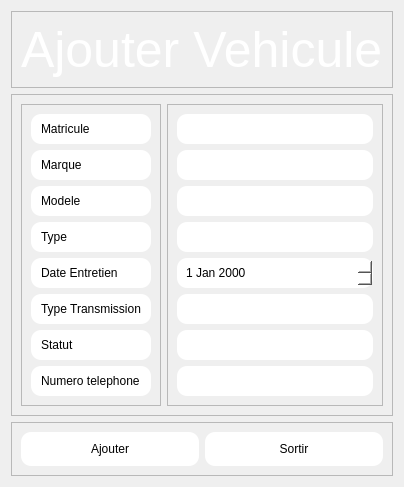
         <widget class="QWidget" name="veadd">
          <layout class="QVBoxLayout" name="verticalLayout_42">
           <item>
            <widget class="QFrame" name="frame_85">
             <property name="sizePolicy">
              <sizepolicy hsizetype="Preferred" vsizetype="Maximum">
               <horstretch>0</horstretch>
               <verstretch>0</verstretch>
              </sizepolicy>
             </property>
             <property name="frameShape">
              <enum>QFrame::Shape::StyledPanel</enum>
             </property>
             <property name="frameShadow">
              <enum>QFrame::Shadow::Raised</enum>
             </property>
             <layout class="QHBoxLayout" name="horizontalLayout_64">
              <item>
               <widget class="QLabel" name="label_17">
                <property name="styleSheet">
                 <string notr="true">QLabel {
            
			color: rgb(255, 255, 255);
            font-size: 50px;         
            qproperty-alignment: 'AlignCenter';}</string>
                </property>
                <property name="text">
                 <string>Ajouter Vehicule</string>
                </property>
               </widget>
              </item>
             </layout>
            </widget>
           </item>
           <item>
            <widget class="QFrame" name="frame_86">
             <property name="frameShape">
              <enum>QFrame::Shape::StyledPanel</enum>
             </property>
             <property name="frameShadow">
              <enum>QFrame::Shadow::Raised</enum>
             </property>
             <layout class="QHBoxLayout" name="horizontalLayout_63">
              <item>
               <widget class="QFrame" name="frame_89">
                <property name="frameShape">
                 <enum>QFrame::Shape::StyledPanel</enum>
                </property>
                <property name="frameShadow">
                 <enum>QFrame::Shadow::Raised</enum>
                </property>
                <layout class="QVBoxLayout" name="verticalLayout_43">
                 <item>
                  <widget class="QLabel" name="label_85">
                   <property name="styleSheet">
                    <string notr="true">background-color: rgb(255, 255, 255);
border-radius: 10px;padding:7px;</string>
                   </property>
                   <property name="text">
                    <string>Matricule</string>
                   </property>
                  </widget>
                 </item>
                 <item>
                  <widget class="QLabel" name="label_88">
                   <property name="styleSheet">
                    <string notr="true">background-color: rgb(255, 255, 255);
border-radius: 10px;padding:7px;</string>
                   </property>
                   <property name="text">
                    <string>Marque</string>
                   </property>
                  </widget>
                 </item>
                 <item>
                  <widget class="QLabel" name="label_89">
                   <property name="styleSheet">
                    <string notr="true">background-color: rgb(255, 255, 255);
border-radius: 10px;padding:7px;</string>
                   </property>
                   <property name="text">
                    <string>Modele</string>
                   </property>
                  </widget>
                 </item>
                 <item>
                  <widget class="QLabel" name="label_90">
                   <property name="styleSheet">
                    <string notr="true">background-color: rgb(255, 255, 255);
border-radius: 10px;padding:7px;</string>
                   </property>
                   <property name="text">
                    <string>Type</string>
                   </property>
                  </widget>
                 </item>
                 <item>
                  <widget class="QLabel" name="label_91">
                   <property name="styleSheet">
                    <string notr="true">background-color: rgb(255, 255, 255);
border-radius: 10px;padding:7px;</string>
                   </property>
                   <property name="text">
                    <string>Date Entretien</string>
                   </property>
                  </widget>
                 </item>
                 <item>
                  <widget class="QLabel" name="label_92">
                   <property name="styleSheet">
                    <string notr="true">background-color: rgb(255, 255, 255);
border-radius: 10px;padding:7px;</string>
                   </property>
                   <property name="text">
                    <string>Type Transmission</string>
                   </property>
                  </widget>
                 </item>
                 <item>
                  <widget class="QLabel" name="label_93">
                   <property name="styleSheet">
                    <string notr="true">background-color: rgb(255, 255, 255);
border-radius: 10px;padding:7px;</string>
                   </property>
                   <property name="text">
                    <string>Statut</string>
                   </property>
                  </widget>
                 </item>
                 <item>
                  <widget class="QLabel" name="label_94">
                   <property name="styleSheet">
                    <string notr="true">background-color: rgb(255, 255, 255);
border-radius: 10px;padding:7px;</string>
                   </property>
                   <property name="text">
                    <string>Numero telephone</string>
                   </property>
                  </widget>
                 </item>
                </layout>
               </widget>
              </item>
              <item>
               <widget class="QFrame" name="frame_88">
                <property name="frameShape">
                 <enum>QFrame::Shape::StyledPanel</enum>
                </property>
                <property name="frameShadow">
                 <enum>QFrame::Shadow::Raised</enum>
                </property>
                <layout class="QVBoxLayout" name="verticalLayout_44">
                 <item>
                  <widget class="QLineEdit" name="lineEditveaddmatricule">
                   <property name="styleSheet">
                    <string notr="true">background-color: rgb(255, 255, 255);
border-radius: 10px;padding:7px;</string>
                   </property>
                  </widget>
                 </item>
                 <item>
                  <widget class="QLineEdit" name="lineEditveaddmarque">
                   <property name="styleSheet">
                    <string notr="true">background-color: rgb(255, 255, 255);
border-radius: 10px;padding:7px;</string>
                   </property>
                  </widget>
                 </item>
                 <item>
                  <widget class="QLineEdit" name="lineEditveaddmodele">
                   <property name="styleSheet">
                    <string notr="true">background-color: rgb(255, 255, 255);
border-radius: 10px;padding:7px;</string>
                   </property>
                  </widget>
                 </item>
                 <item>
                  <widget class="QLineEdit" name="lineEditveaddtype">
                   <property name="styleSheet">
                    <string notr="true">background-color: rgb(255, 255, 255);
border-radius: 10px;padding:7px;</string>
                   </property>
                  </widget>
                 </item>
                 <item>
                  <widget class="QDateEdit" name="dateEditveadd">
                   <property name="styleSheet">
                    <string notr="true">background-color: rgb(255, 255, 255);
border-radius: 10px;padding:7px;</string>
                   </property>
                  </widget>
                 </item>
                 <item>
                  <widget class="QLineEdit" name="lineEditveaddtransmission">
                   <property name="styleSheet">
                    <string notr="true">background-color: rgb(255, 255, 255);
border-radius: 10px;padding:7px;</string>
                   </property>
                  </widget>
                 </item>
                 <item>
                  <widget class="QLineEdit" name="lineEditveaddstatut">
                   <property name="styleSheet">
                    <string notr="true">background-color: rgb(255, 255, 255);
border-radius: 10px;padding:7px;</string>
                   </property>
                  </widget>
                 </item>
                 <item>
                  <widget class="QLineEdit" name="lineEditveaddnum">
                   <property name="styleSheet">
                    <string notr="true">background-color: rgb(255, 255, 255);
border-radius: 10px;padding:7px;</string>
                   </property>
                  </widget>
                 </item>
                </layout>
               </widget>
              </item>
             </layout>
            </widget>
           </item>
           <item>
            <widget class="QFrame" name="frame_87">
             <property name="sizePolicy">
              <sizepolicy hsizetype="Preferred" vsizetype="Maximum">
               <horstretch>0</horstretch>
               <verstretch>0</verstretch>
              </sizepolicy>
             </property>
             <property name="frameShape">
              <enum>QFrame::Shape::StyledPanel</enum>
             </property>
             <property name="frameShadow">
              <enum>QFrame::Shadow::Raised</enum>
             </property>
             <layout class="QHBoxLayout" name="horizontalLayout_62">
              <item>
               <widget class="QPushButton" name="pushButtonveaddajouter">
                <property name="styleSheet">
                 <string notr="true">QPushButton
{
background-color:rgb(255, 255, 255);
border-radius: 10px;
padding: 10px;
}

QPushButton:Hover {
				background-color: rgb(159, 159, 159);
				border-color: rgb(159, 159, 159);}
</string>
                </property>
                <property name="text">
                 <string>Ajouter</string>
                </property>
               </widget>
              </item>
              <item>
               <widget class="QPushButton" name="pushButtonveaddsortir">
                <property name="styleSheet">
                 <string notr="true">QPushButton
{
background-color:rgb(255, 255, 255);
border-radius: 10px;
padding: 10px;
}

QPushButton:Hover {
				background-color: rgb(159, 159, 159);
				border-color: rgb(159, 159, 159);}
</string>
                </property>
                <property name="text">
                 <string>Sortir</string>
                </property>
               </widget>
              </item>
             </layout>
            </widget>
           </item>
          </layout>
         </widget>
